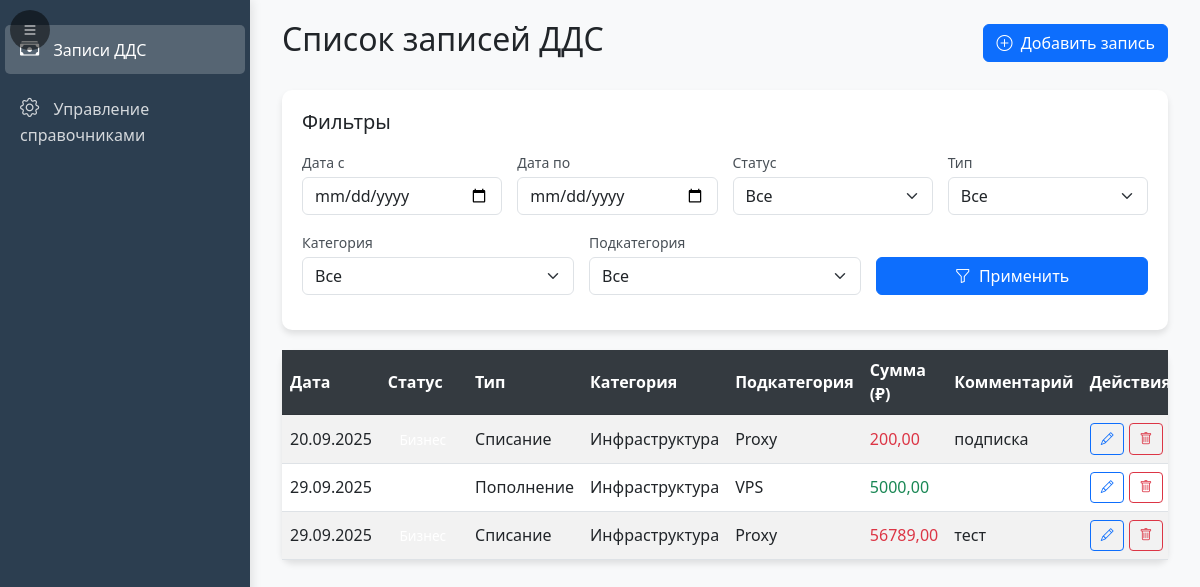
The page / on the database its author committed.
### cashflow/models.py (models this page shows, shortened)
class CashFlow(models.Model):
    STATUS_CHOICES = [
        ('business', 'Бизнес'),
        ('personal', 'Личное'),
        ('tax', 'Налог'),
    ]
    date = models.DateField(default=timezone.now)
    status = models.CharField(max_length=20, choices=STATUS_CHOICES)
    type = models.ForeignKey(Type, on_delete=models.CASCADE)
    category = models.ForeignKey(Category, on_delete=models.CASCADE)
    subcategory = models.ForeignKey(Subcategory, on_delete=models.CASCADE)
    amount = models.DecimalField(max_digits=10, decimal_places=2)
    comment = models.TextField(blank=True, null=True)

class Type(models.Model):
    name = models.CharField(max_length=100, unique=True)

class Category(models.Model):
    name = models.CharField(max_length=100, unique=True)

class Subcategory(models.Model):
    name = models.CharField(max_length=100, unique=True)
    category = models.ForeignKey(Category, on_delete=models.CASCADE, related_name='subcategories')

### cashflow/views.py (the view)
# urls.py: path('', CashFlowListView.as_view(), name='list'),
class CashFlowListView(ListView):
    model = CashFlow
    template_name = 'cashflow/list.html'
    context_object_name = 'cashflows'
    def get_queryset(self):
        queryset = super().get_queryset()
        date_from = self.request.GET.get('date_from')
        date_to = self.request.GET.get('date_to')
        status = self.request.GET.get('status')
        type_id = self.request.GET.get('type')
        category_id = self.request.GET.get('category')
        subcategory_id = self.request.GET.get('subcategory')
        if date_from:
            queryset = queryset.filter(date__gte=date_from)
        if date_to:
            queryset = queryset.filter(date__lte=date_to)
        if status:
            queryset = queryset.filter(status=status)
        if type_id:
            queryset = queryset.filter(type_id=type_id)
        if category_id:
            queryset = queryset.filter(category_id=category_id)
        if subcategory_id:
            queryset = queryset.filter(subcategory_id=subcategory_id)
        return queryset
    def get_context_data(self, **kwargs):
        context = super().get_context_data(**kwargs)
        context['types'] = Type.objects.all()
        context['statuses'] = Status.objects.all()
        context['categories'] = Category.objects.all()
        context['subcategories'] = Subcategory.objects.all()
        return context

### cashflow/templates/cashflow/list.html (shortened to what this page needs)
{% extends 'cashflow/base.html' %}
{% block content %}
<div class="d-flex justify-content-between align-items-center mb-4">
    <h2>Список записей ДДС</h2>
    <a href="{% url 'cashflow:create' %}" class="btn btn-primary">
        <i class="bi bi-plus-circle me-1"></i> Добавить запись
    </a>
</div>
<div class="filter-container">
    <h5 class="mb-3">Фильтры</h5>
    <form method="get" class="filter-form">
        <div class="filter-row">
            <div class="form-group">
                <label for="date_from" class="form-label">Дата с</label>
                <input type="date" class="form-control" id="date_from" name="date_from" value="{{ request.GET.date_from }}">
            </div>
            <div class="form-group">
                <label for="date_to" class="form-label">Дата по</label>
                <input type="date" class="form-control" id="date_to" name="date_to" value="{{ request.GET.date_to }}">
            </div>
            <div class="form-group">
                <label for="status" class="form-label">Статус</label>
                <select class="form-select" id="status" name="status">
                    <option value="">Все</option>
                </select>
            </div>
            <div class="form-group">
                <label for="type" class="form-label">Тип</label>
                <select class="form-select" id="type" name="type">
                    <option value="">Все</option>
                </select>
            </div>
        </div>
        <div class="filter-row">
            <div class="form-group">
                <label for="category" class="form-label">Категория</label>
                <select class="form-select" id="category" name="category">
                    <option value="">Все</option>
                </select>
            </div>
            <div class="form-group">
                <label for="subcategory" class="form-label">Подкатегория</label>
                <select class="form-select" id="subcategory" name="subcategory">
                    <option value="">Все</option>
                </select>
            </div>
            <div class="form-group align-self-end">
                <button type="submit" class="btn btn-primary w-100">
                    <i class="bi bi-funnel me-1"></i> Применить
                </button>
            </div>
        </div>
    </form>
</div>
<div class="card">
    <div class="card-body p-0">
        <div class="table-responsive">
            <table class="table table-striped table-hover mb-0">
                <thead>
                    <tr>
                        <th>Дата</th>
                        <th>Статус</th>
                        <th>Тип</th>
                        <th>Категория</th>
                        <th>Подкатегория</th>
                        <th>Сумма (₽)</th>
                        <th>Комментарий</th>
                        <th>Действия</th>
                    </tr>
                </thead>
                <tbody>
                    {% for cashflow in cashflows %}
                    <tr>
                        <td>{{ cashflow.date|date:"d.m.Y" }}</td>
                        <td>
                            <span class="badge
                                {% if cashflow.status == 'business' %}
                                    badge.business
                                {% elif cashflow.status == 'personal' %}
                                    badge.personal
                                {% else %}
                                    badge.tax
                                {% endif %}
                            ">
                            </span>
                        </td>
                        <td>{{ cashflow.type.name }}</td>
                        <td>{{ cashflow.category.name }}</td>
                        <td>{{ cashflow.subcategory.name }}</td>
                        <td class="{% if cashflow.type.name == 'Списание' %}text-danger{% else %}text-success{% endif %}">
                            {{ cashflow.amount|floatformat:2 }}
                        </td>
                        <td>{{ cashflow.comment|truncatechars:30 }}</td>
                        <td>
                            <a href="{% url 'cashflow:edit' cashflow.id %}" class="btn btn-sm btn-outline-primary btn-action">
                                <i class="bi bi-pencil"></i>
                            </a>
                            <a href="{% url 'cashflow:delete' cashflow.id %}" class="btn btn-sm btn-outline-danger btn-action">
                                <i class="bi bi-trash"></i>
                            </a>
                        </td>
                    </tr>
                    {% empty %}
                    <tr>
                        <td colspan="8" class="text-center">Записи не найдены.</td>
                    </tr>
                    {% endfor %}
                </tbody>
            </table>
        </div>
    </div>
</div>
{% endblock %}

### cashflow/templates/cashflow/base.html (shortened to what this page needs)
<!DOCTYPE html>
<html lang="ru">
<head>
    <link href="https://cdn.jsdelivr.net/npm/bootstrap@5.3.0/dist/css/bootstrap.min.css" rel="stylesheet">
    <link rel="stylesheet" href="https://cdn.jsdelivr.net/npm/bootstrap-icons@1.10.0/font/bootstrap-icons.css">
</head>
<body>
    <button class="toggle-sidebar">
        <i class="bi bi-list"></i>
    </button>
    <nav class="sidebar">
        <div class="sidebar-sticky">
            <ul class="nav flex-column">
                <li class="nav-item">
                    <a class="nav-link active" href="{% url 'cashflow:list' %}">
                        <i class="bi bi-cash-stack"></i> <span>Записи ДДС</span>
                    </a>
                </li>
                <li class="nav-item">
                    <a class="nav-link" href="#">
                        <i class="bi bi-gear"></i> <span>Управление справочниками</span>
                    </a>
                </li>
            </ul>
        </div>
    </nav>
    <main>
        <div class="container-fluid">
            {% block content %}
            {% endblock %}
        </div>
    </main>
</body>
</html>

### cashflow/templates/cashflow/base.html (style rules this page uses)
:root { --sidebar-width: 250px; --sidebar-collapsed-width: 70px; }
body { font-family: 'Segoe UI', Tahoma, Geneva, Verdana, sans-serif; background-color: #f8f9fa; overflow-x: hidden; }
.sidebar { position: fixed; top: 0; bottom: 0; left: 0; z-index: 100; width: var(--sidebar-width); padding: 20px 0; box-shadow: 2px 0 10px rgba(0, 0, 0, 0.1); background-color: #2c3e50; color: white; transition: width 0.3s ease; }
.sidebar .nav-link { color: rgba(255, 255, 255, 0.8); padding: 10px 15px; margin: 5px; border-radius: 5px; transition: all 0.3s ease; }
.sidebar .nav-link.active { color: white; background-color: rgba(255, 255, 255, 0.2); }
.sidebar .nav-link i { font-size: 1.2rem; margin-right: 10px; }
.toggle-sidebar { position: fixed; top: 10px; left: 10px; z-index: 101; background-color: rgba(0, 0, 0, 0.5); color: white; border: none; border-radius: 50%; width: 40px; height: 40px; cursor: pointer; display: flex; align-items: center; justify-content: center; }
main { margin-left: var(--sidebar-width); padding: 20px; transition: margin-left 0.3s ease; }
.card { border-radius: 10px; box-shadow: 0 4px 6px rgba(0, 0, 0, 0.1); border: none; margin-bottom: 20px; }
.badge { display: inline-block; padding: 4px 10px; border-radius: 4px; font-size: 0.85em; font-weight: 500; text-align: center; min-width: 70px; }
.table-responsive { overflow-x: auto; }
.table th, .table td { vertical-align: middle; }
.table thead th { background-color: #343a40; color: white; border-color: rgba(0, 0, 0, 0.1); }
.btn-action { padding: 5px 10px; font-size: 0.8rem; }
.filter-container { background-color: white; padding: 20px; border-radius: 10px; box-shadow: 0 4px 6px rgba(0, 0, 0, 0.1); margin-bottom: 20px; }
.filter-row { display: flex; flex-wrap: wrap; gap: 15px; margin-bottom: 15px; }
.filter-row .form-group { flex: 1 1 200px; min-width: 150px; }
.filter-row label { font-size: 0.875rem; margin-bottom: 0.25rem; color: #495057; }
.filter-row select, .filter-row input { width: 100%; }

### rows shown on the page
CashFlow: date "20.09.2025", type.name "Списание", category.name "Инфраструктура", subcategory.name "Proxy", amount "200,00", comment "подписка"
CashFlow: date "29.09.2025", type.name "Пополнение", category.name "Инфраструктура", subcategory.name "VPS", amount "5000,00"
CashFlow: date "29.09.2025", type.name "Списание", category.name "Инфраструктура", subcategory.name "Proxy", amount "56789,00", comment "тест"
